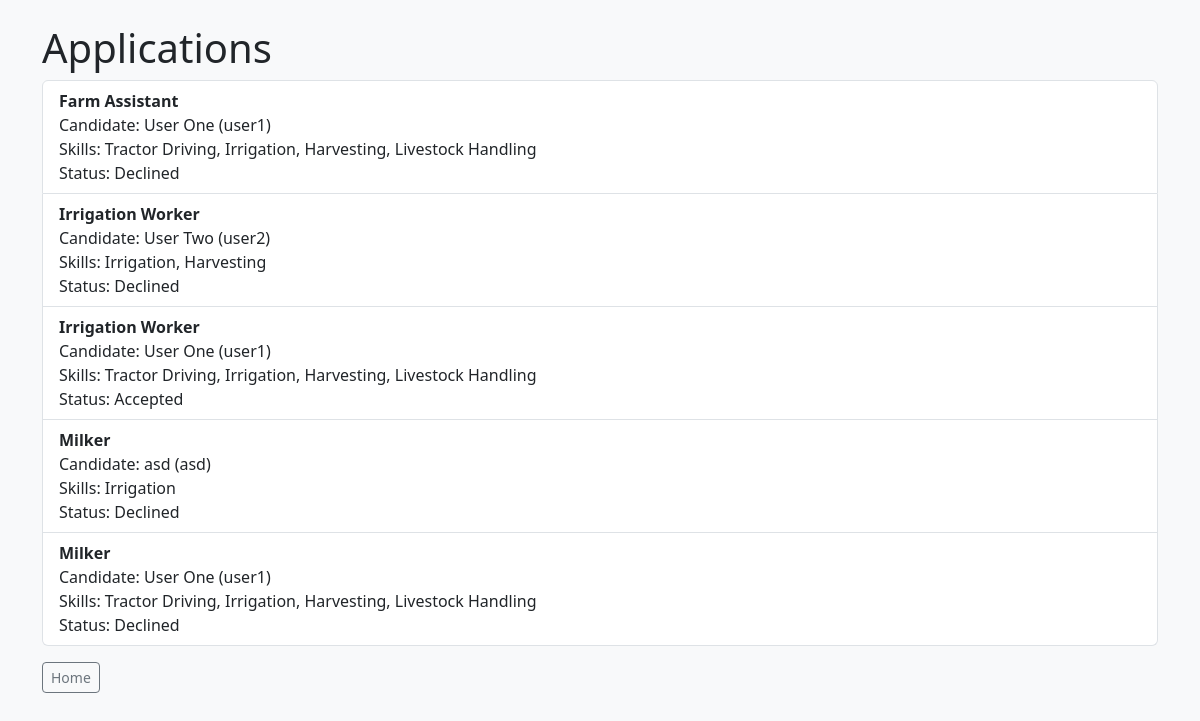
/applications/ (signed in), run on an earlier commit of the app's database.
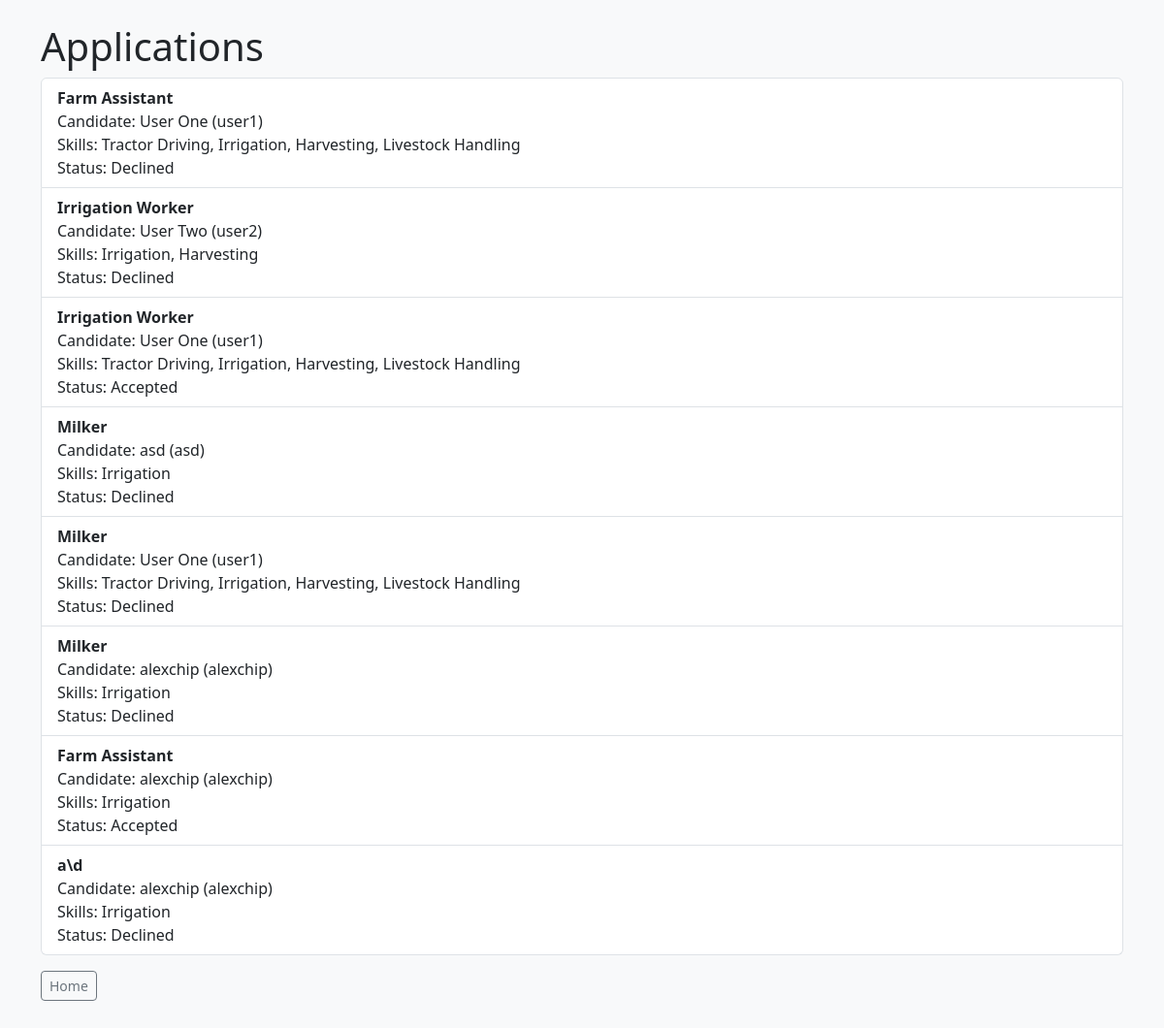
And on a later commit of the database.
### core/models.py (models this page shows, shortened)
class Application(models.Model):
    candidate = models.ForeignKey(CandidateProfile, on_delete=models.CASCADE)
    job = models.ForeignKey(Job, on_delete=models.CASCADE)
    status = models.CharField(max_length=50, default="Pending")

class Job(models.Model):
    employer = models.ForeignKey(EmployerProfile, on_delete=models.CASCADE)
    title = models.CharField(max_length=100)
    description = models.TextField()
    location = models.CharField(max_length=100)

class CandidateProfile(models.Model):
    user = models.OneToOneField(User, on_delete=models.CASCADE)
    full_name = models.CharField(max_length=100)
    location = models.CharField(max_length=100, blank=True)
    bio = models.TextField(blank=True)

class CandidateSkill(models.Model):
    candidate = models.ForeignKey(CandidateProfile, on_delete=models.CASCADE)
    skill = models.ForeignKey(Skill, on_delete=models.CASCADE)
    class Meta:
        unique_together = ("candidate", "skill")

class Skill(models.Model):
    name = models.CharField(max_length=100, unique=True)

### core/views.py (the view)
# urls.py: path("applications/", views.application_list, name="application_list"),
@login_required
def application_list(request):
    base_queryset = Application.objects.select_related(
        "candidate",
        "candidate__user",
        "job",
        "job__employer",
    ).prefetch_related("candidate__candidateskill_set__skill")
    if is_candidate(request.user):
        candidate = get_object_or_404(CandidateProfile, user=request.user)
        applications = base_queryset.filter(candidate=candidate)
    elif is_employer(request.user):
        employer = get_object_or_404(EmployerProfile, user=request.user)
        applications = base_queryset.filter(job__employer=employer)
    elif is_recruiter(request.user) or request.user.is_superuser:
        applications = base_queryset.all()
    else:
        applications = Application.objects.none()
    return render(
        request,
        "core/application_list.html",
        {"applications": applications, "user_role": get_user_role(request.user)},
    )

### core/views.py (called while the page is built)
def get_user_role(user):
    if not user.is_authenticated:
        return ""
    try:
        return user.userprofile.role
    except UserProfile.DoesNotExist:
        return ""

def is_candidate(user):
    return get_user_role(user) == "candidate"

def is_employer(user):
    return get_user_role(user) == "employer"

def is_recruiter(user):
    return get_user_role(user) == "recruiter"

### core/templates/core/application_list.html (shortened to what this page needs)
<!DOCTYPE html>
<html lang="en">
<head>
    <link href="https://cdn.jsdelivr.net/npm/bootstrap@5.3.3/dist/css/bootstrap.min.css" rel="stylesheet">
</head>
<body class="bg-light">
    <div class="container py-4">
    <h1>Applications</h1>
    {% if applications %}
        <ul class="list-group mb-3">
            {% for application in applications %}
                <li class="list-group-item">
                    <strong>{{ application.job.title }}</strong><br>
                    Candidate: {{ application.candidate.full_name }} ({{ application.candidate.user.username }})<br>
                    Skills:
                    {% for candidate_skill in application.candidate.candidateskill_set.all %}
                        {{ candidate_skill.skill.name }}{% if not forloop.last %}, {% endif %}
                    {% empty %}
                        No skills listed
                    {% endfor %}
                    <br>
                    <span>Status: {{ application.status }}</span>
                </li>
            {% endfor %}
        </ul>
    {% else %}
        <p>No applications found.</p>
    {% endif %}
    <p><a href="/" class="btn btn-outline-secondary btn-sm">Home</a></p>
    </div>
</body>
</html>

What changed in the data, as far as the page shows it:
added Application: job "Milker", candidate.full_name "alexchip", candidate.user.username "alexchip", status "Declined"
added CandidateSkill: skill.name "Irrigation"
added Application: job "Farm Assistant", candidate.full_name "alexchip", candidate.user.username "alexchip", status "Accepted"
added Application: job "a\\d", candidate.full_name "alexchip", candidate.user.username "alexchip", status "Declined"
